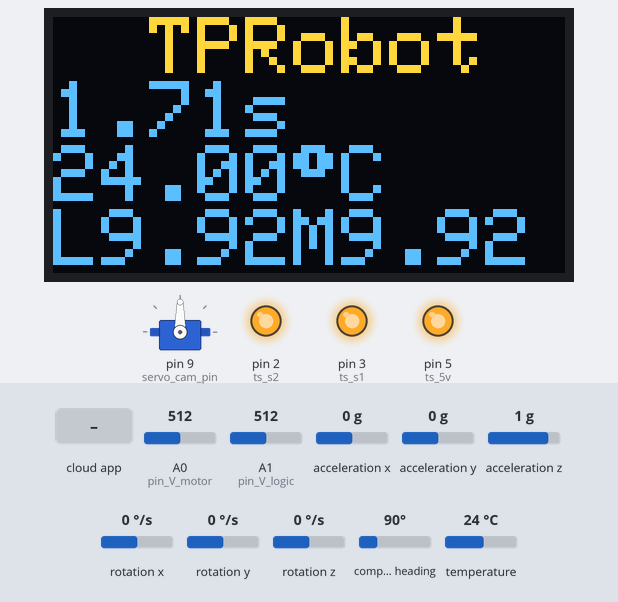
A sketch run on a simulated Arduino Uno, built with avr-gcc and run on an emulated ATmega328P. Parts: servo, 128×64 one-colour display, output pins drawn as LEDs (lit = HIGH). Inputs (shaded band) come from the test bench; at power-on: acceleration x 0 g, A0 (pin_V_motor) = 512, A1 (pin_V_logic) = 512, acceleration y 0 g, acceleration z 1 g, rotation x 0 °/s, rotation y 0 °/s, rotation z 0 °/s, compass heading 90°, temperature 24 °C. The OLED is the two-colour kind (top 16 rows yellow); the display library's start-up logo is not drawn; the ROS host is connected and sends only what is stated; pins used as bus, display or sensor lines are not drawn.

Above: at 2.2 s.
2.3 s: the phone or cloud app sets arduino_servo to 0
At 3.5 s:
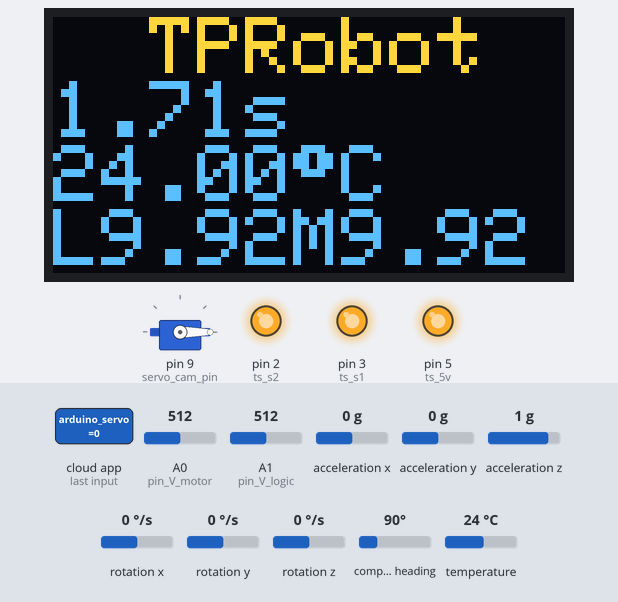
3.8 s: the phone or cloud app sets arduino_servo to 45
At 4.7 s:
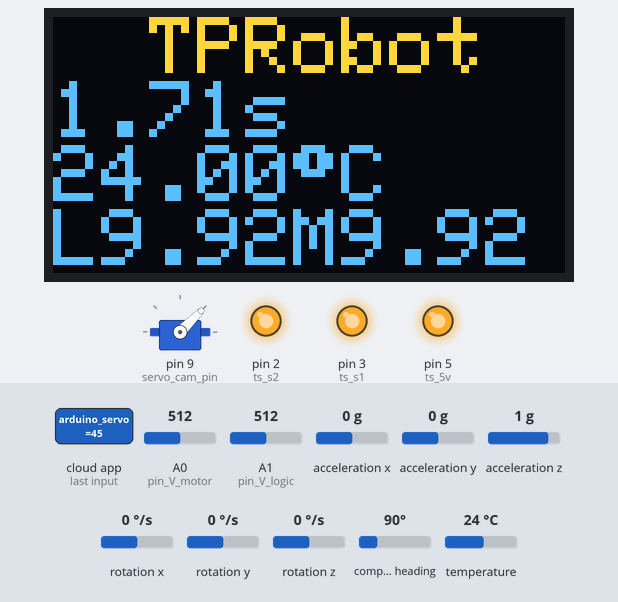
5.3 s: the phone or cloud app sets arduino_servo to 180
At 5.7 s:
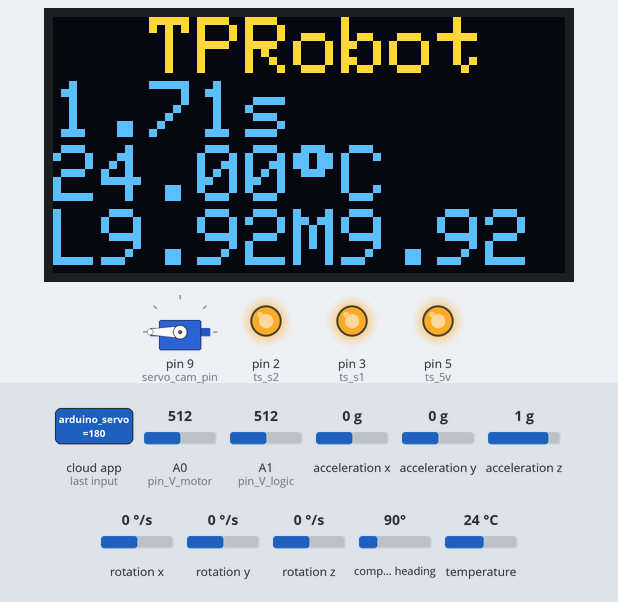
6.8 s: the phone or cloud app sets arduino_servo to 90
At 8.0 s:
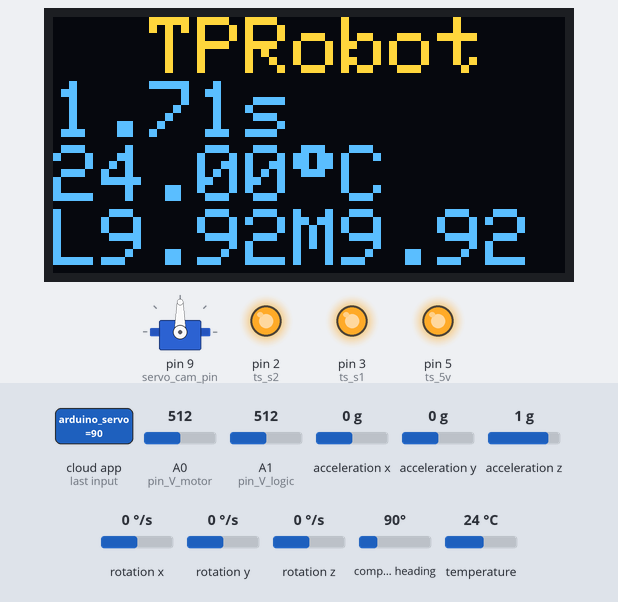
8.3 s: acceleration x set to 1.4 g
At 12.0 s:
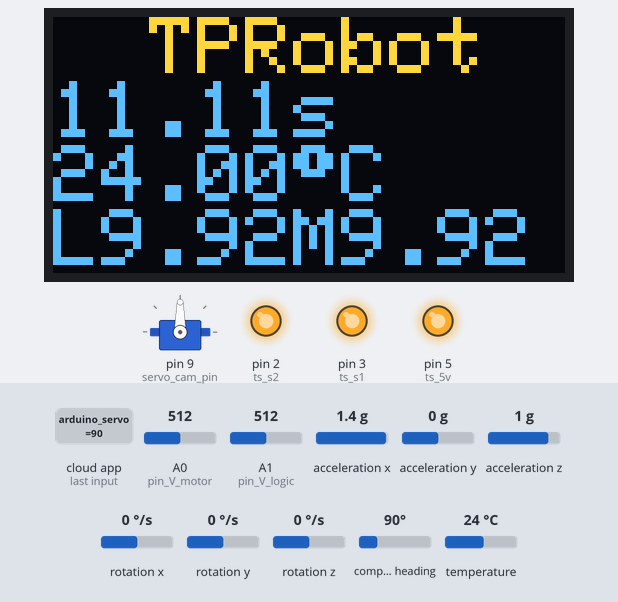
Timing chart, 0 to 12.3 s (numbered marks = the images above; inputs shaded):
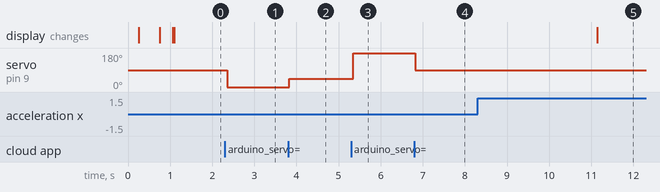

Measured:
- after the input at 2.3 s, servo on pin 9 (servo_cam_pin): 90° → 0° after 0.06 s
- after the input at 3.8 s, servo on pin 9 (servo_cam_pin): 0° → 45° at once
- after the input at 5.3 s, servo on pin 9 (servo_cam_pin): 45° → 180° after 0.05 s
- after the input at 6.8 s, servo on pin 9 (servo_cam_pin): 180° → 90° at once
- after the input at 8.3 s, the display: changes after 2.8 s (image 5)

The sketch:

arduino_tprobot_041903_optimize_17.9Hz_.ino
```cpp
//include ==================================================================================
  //ROS
#include <ros.h>
#include <std_msgs/String.h>
#include <std_msgs/UInt16.h>
  //Servo
#include <Servo.h>
Servo servo_cam;
  //OLED
#include <Wire.h>
#include <Adafruit_GFX.h>
#include <Adafruit_SSD1306.h>
#define OLED_RESET 4
Adafruit_SSD1306 display(OLED_RESET);
#define NUMFLAKES 10
#define XPOS 0
#define YPOS 1
#define DELTAY 2
#define LOGO16_GLCD_HEIGHT 16
#define LOGO16_GLCD_WIDTH  16
#if (SSD1306_LCDHEIGHT != 64)
#error("Height incorrect, please fix Adafruit_SSD1306.h!");
#endif
  //IMU
#include <MPU9250.h>
MPU9250 IMU(Wire,0x68);

//pin name ==================================================================================
  //servo
int servo_cam_pin = 9;
  //acctuator
int ts_5v = 5,ts_gnd = 4,ts_s1 = 3,ts_s2 = 2;
  //votages
int pin_V_logic = A1, pin_V_motor = A0;

//var declarence ==================================================================================
  //ROS
long publisher_timer;
  //servo
int servo_cam_angle = 0;
  //Votages
float V_logic = 0,V_motor = 0;
  //IMU
int status;
float IMU_ax = 0,IMU_ay = 0,IMU_az = 0,IMU_gx = 0,IMU_gy = 0,IMU_gz = 0,IMU_mx = 0,IMU_my = 0,IMU_mz = 0,IMU_tempr = 0;
  //Status
String Status_sys = "Ready",Status_charger = "OUT-OFF";
  //Serial
int Msg_Serial = 0;
  //Display
long display_timer = 0;

//functions ==================================================================================
void move_actuator(const std_msgs::String& cmd){
  //go up
       if (int(cmd.data[0]) == 'u') {digitalWrite(ts_s1,LOW); digitalWrite(ts_s2,LOW);digitalWrite(ts_5v,LOW);digitalWrite(ts_gnd,LOW);}
  //go down
  else if (int(cmd.data[0]) == 'd') {digitalWrite(ts_s1,HIGH);digitalWrite(ts_s2,HIGH);digitalWrite(ts_5v,LOW);digitalWrite(ts_gnd,LOW);}
  //stop
  else if (int(cmd.data[0]) == 's') {digitalWrite(ts_5v,HIGH);digitalWrite(ts_gnd,HIGH);}
}

void move_servo_cam(const std_msgs::UInt16& cmd){
    servo_cam.write(cmd.data);
}

//setup the ros node and publisher ==================================================================================
std_msgs::String pub_msg;
ros::NodeHandle nh;
ros::Publisher pub_arduino("arduino_getData", &pub_msg);
ros::Subscriber<std_msgs::String> sub_actuator("arduino_actuator", move_actuator);
ros::Subscriber<std_msgs::UInt16> sub_servo_cam("arduino_servo", move_servo_cam);

//setup ==================================================================================
void setup()   {
  //ROS node init.
  nh.initNode();
  nh.advertise(pub_arduino);
  nh.subscribe(sub_actuator);
  nh.subscribe(sub_servo_cam);

  //servo init
  servo_cam.attach(servo_cam_pin);

  //pinMode and Init
    // Actuator
      // switch 4 V+ // switch 3 V- // switch 2 // switch 1
  pinMode(ts_5v, OUTPUT);pinMode(ts_gnd, OUTPUT);pinMode(ts_s1, OUTPUT);pinMode(ts_s2, OUTPUT);
      //Setup these pins to pull-up
  digitalWrite(ts_s1,HIGH);digitalWrite(ts_s2,HIGH);digitalWrite(ts_5v,HIGH);digitalWrite(ts_gnd,HIGH);

  // serial to display data
  Serial.begin(57600);while(!Serial) {}delay(200);

  // IMU:start communication with IMU
  status = IMU.begin();
  if (status < 0) {Status_sys = "IMU fails";}
  // setting the accelerometer full scale range to +/-8G
  IMU.setAccelRange(MPU9250::ACCEL_RANGE_8G);
  // setting the gyroscope full scale range to +/-500 deg/s
  IMU.setGyroRange(MPU9250::GYRO_RANGE_500DPS);
  // setting DLPF bandwidth to 20 Hz
  IMU.setDlpfBandwidth(MPU9250::DLPF_BANDWIDTH_20HZ);
  // setting SRD to 19 for a 50 Hz update rate
  IMU.setSrd(19);

  // OLED:by default, we'll generate the high voltage from the 3.3v line internally! (neat!)
  display.begin(SSD1306_SWITCHCAPVCC, 0x3C);  // initialize with the I2C addr 0x3D (for the 128x64)
  display.display();  // show welcome screen
  delay(500);
    // welcome animation
  for (int i=1; i <= 3; i++){for (int j=1; j <= 50; j++){display.invertDisplay(true);delay(3-i);display.invertDisplay(false);delay(3-i);}}
  display.setTextSize(2);display.setTextColor(WHITE);
}

// main loop ==================================================================================
void loop() {
  //Data collecting
    //IMU: Data collecting
  IMU.readSensor();
  String IMU_ax = String(IMU.getAccelX_mss()); String IMU_ay = String(IMU.getAccelY_mss()); String IMU_az = String(IMU.getAccelZ_mss());
  String IMU_gx = String(IMU.getGyroX_rads()); String IMU_gy = String(IMU.getGyroY_rads()); String IMU_gz = String(IMU.getGyroZ_rads());
  String IMU_mx = String(IMU.getMagX_uT());    String IMU_my = String(IMU.getMagY_uT());    String IMU_mz = String(IMU.getMagZ_uT());
  String IMU_tempr = String(IMU.getTemperature_C());
    //Votages
  String V_logic = String(analogRead(pin_V_logic)/51.62);
  String V_motor = String(analogRead(pin_V_motor)/51.62);

  //Data organize
    //IMU
  String IMU_data = IMU_ax + " " + IMU_ay + " " + IMU_az + " " + IMU_gx + " " + IMU_gy + " " + IMU_gz + " " + IMU_mx + " " + IMU_my + " " + IMU_mz + " " + IMU_tempr;
    //Voltages
  String Vol_data = V_logic + " " + V_motor;
    //Data organize - final
  String data = IMU_data + " " + Vol_data + "Z";

  //ROS operating
  int length = data.indexOf("Z") +2;
  char data_final[length+1];
  data.toCharArray(data_final, length+1);
  if (millis() > publisher_timer) {
    // request reading from sensor
    pub_msg.data = data_final;
    pub_arduino.publish(&pub_msg);
    publisher_timer = millis() + 50; //publish frequency 20Hz
    nh.spinOnce();
  }

  //Display
  if (millis() > display_timer) {
    display.clearDisplay();
    display.setCursor(0,0);
    display.println("  TPRobot");
    display.println(String(millis()/1000) + "." + String(millis()%1000).substring(0,2) + "s");
    display.println(IMU_tempr + (char)247 +"C");
    display.print("L" + V_logic.substring(0, 4) + "M" + V_motor.substring(0,4));
    display.display();
    display_timer = millis() + 10000; //display frequency 0.1Hz
  }
}
```
